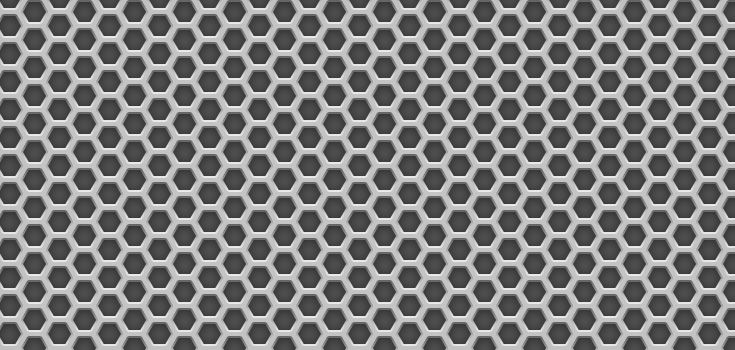
#> input picture TP2/images/metalgrid.jpg, 735 x 350 px
$ jupyter execute 'TP2 - Parte 2 - Gradientes.ipynb'   (shell and % lines are left out)
#> lines starting #> are read from the running program, lines starting #| are printed output that depends on the picture; after the words box and inside, x2 and y2 are one past the last pixel; in counts of white or black regions, pixels touching at a corner belong together
# TP 2
## Parte 2 - Gradientes

Para la imagen suministrada “metal grid”.
Implementar un algoritmo que
1. Calcule los gradientes en la imagen (dirección y módulo)
2. Muestre imágenes de ángulo y módulo
3. Marque con colores las direcciones de gradientes más representativos.

[cell 1]
import numpy as np
import cv2 as cv
import matplotlib
import matplotlib.pyplot as plt

import glob

matplotlib.rcParams['figure.figsize'] = (9.0, 9.0)

[cell 2]
# Colores para los gradientes
ROJO  = [255,0,0]
VERDE = [0,255,0]
AZUL  = [0,0,255]
MAGENTA = [255,0,255]
CYAN = [0,255,255]
AMARILLO = [255,255,0]

### Cálculo de gradientes

[cell 3]
img = cv.imread('images/metalgrid.jpg')
#> img is the input picture: shape (350, 735, 3); min 38, max 250, mean 125.4
gray = cv.cvtColor(img, cv.COLOR_BGR2GRAY)


# Suavizado Gaussiano
blur = cv.GaussianBlur(gray,(5,5),0)

# Gradientes

# Aplicamos Sobelx en 'float32' y luego convertimos de nuevo a 8-bit para evitar overflow
sobelx_64 = cv.Sobel(blur,cv.CV_32F,1,0,ksize=3)
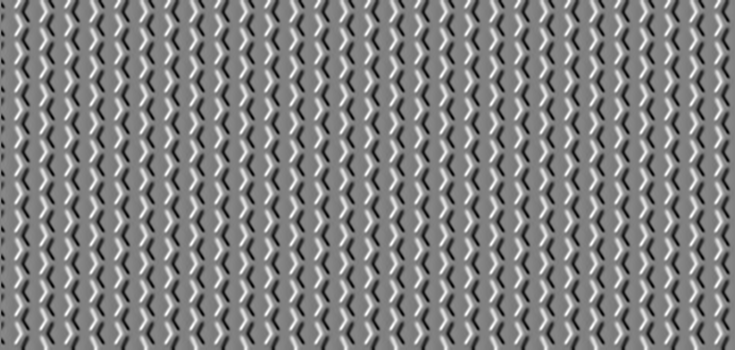
#> sobelx_64: shape (350, 735) float32; min -328, max 320, mean -0.3; drawn with min black and max white
absx_64 = np.absolute(sobelx_64)
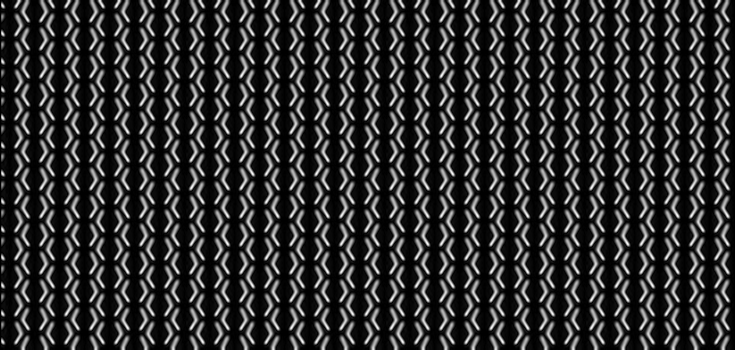
#> absx_64: shape (350, 735) float32; min 0, max 328, mean 65.9; drawn with min black and max white
sobelx_8u1 = absx_64/absx_64.max()*255
sobelx_8u = np.uint8(sobelx_8u1)

# Lo mismo para Sobely
sobely_64 = cv.Sobel(blur,cv.CV_32F,0,1,ksize=3)
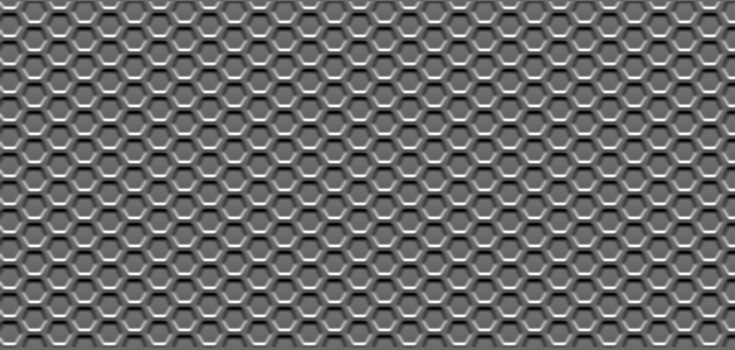
#> sobely_64: shape (350, 735) float32; min -291, max 415, mean 0.5; drawn with min black and max white
absy_64 = np.absolute(sobely_64)
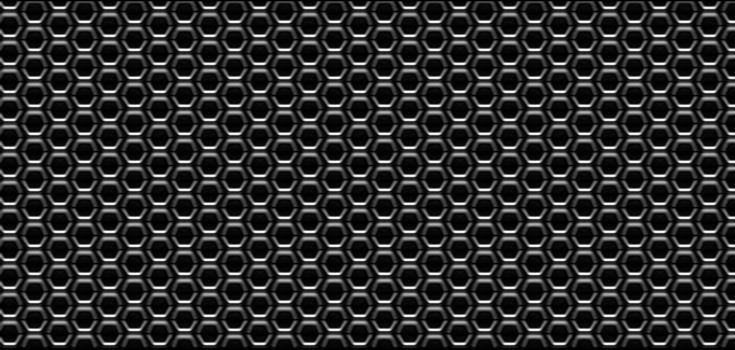
#> absy_64: shape (350, 735) float32; min 0, max 415, mean 75.3; drawn with min black and max white
sobely_8u1 = absy_64/absy_64.max()*255
sobely_8u = np.uint8(sobely_8u1)

# Calculamos la Magnitud y la pasamos a 8-bit
mag = np.hypot(sobelx_8u, sobely_8u)
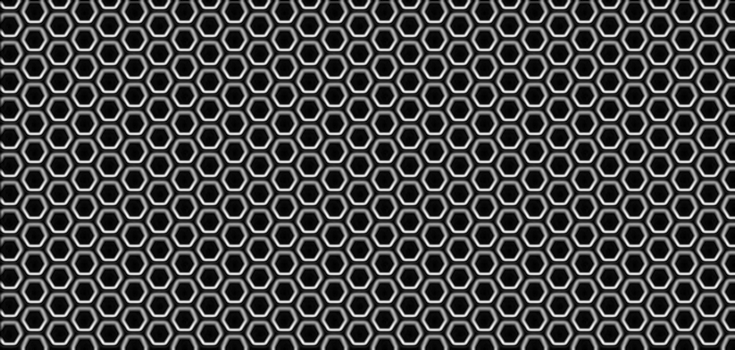
#> mag: shape (350, 735) float16; min 0, max 282.2, mean 78; drawn with min black and max white
mag = mag/mag.max()*255
mag = np.uint8(mag)

# Encontramos la Dirección y la pasamos a grados
theta = np.arctan2(sobely_64, sobelx_64)
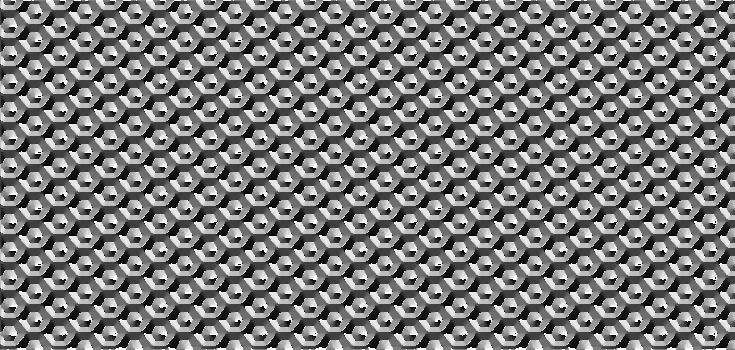
#> theta: shape (350, 735) float32; min -3.14, max 3.14, mean -0.104; drawn with min black and max white
angle = np.rad2deg(theta)

# Supresión de no-máximos e identificación de gradientes por color

# Encontramos los píxels vecinos (b,c) en la dirección (redondeadea) del gradiente y aplicamos la supresión de no-máximos
# Además construimos una matriz para identificar los gradientes por color
M, N = mag.shape
#> M = 350; N = 735
Non_max = np.zeros((M,N), dtype= np.uint8)       # matriz de no-máximos
img_grad = np.zeros((M,N,3), dtype= np.uint8)    # matriz para identificar distintos gradientes por color

for i in range(1,M-1):
    for j in range(1,N-1):
       # Horizontal 0
        if (0 <= angle[i,j] < 22.5) or (157.5 <= angle[i,j] <= 180) or (-22.5 <= angle[i,j] < 0) or (-180 <= angle[i,j] < -157.5):
            b = mag[i, j+1]
            c = mag[i, j-1]
        # Diagonal 45
        elif (22.5 <= angle[i,j] < 67.5):
            b = mag[i+1, j+1]
            c = mag[i-1, j-1]
            img_grad[i,j] = ROJO
        elif (-157.5 <= angle[i,j] < -112.5):
            b = mag[i+1, j+1]
            c = mag[i-1, j-1]
            img_grad[i,j] = VERDE
        # Vertical 90
        elif (67.5 <= angle[i,j] < 112.5):
            b = mag[i+1, j]
            c = mag[i-1, j]
            img_grad[i,j] = AZUL
        elif (-112.5 <= angle[i,j] < -67.5):
            b = mag[i+1, j]
            c = mag[i-1, j]
            img_grad[i,j] = MAGENTA
        # Diagonal 135
        elif (112.5 <= angle[i,j] < 157.5):
            b = mag[i+1, j-1]
            c = mag[i-1, j+1]
            img_grad[i,j] = CYAN
        elif (-67.5 <= angle[i,j] < -22.5):
            b = mag[i+1, j-1]
            c = mag[i-1, j+1]
            img_grad[i,j] = AMARILLO

        # Supresión de no-máximos
        if (mag[i,j] >= b) and (mag[i,j] >= c):
            Non_max[i,j] = mag[i,j]
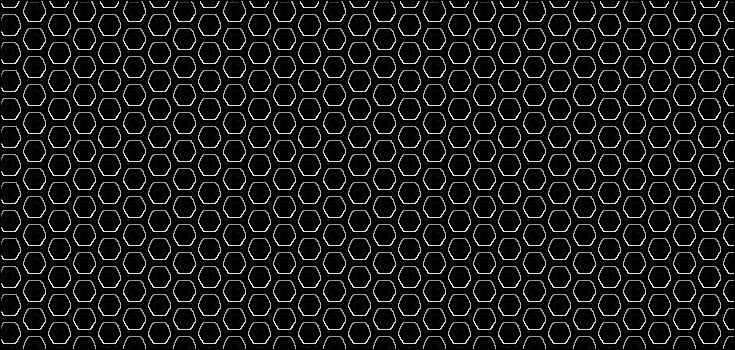
#> Non_max: shape (350, 735); min 0, max 255, mean 24.6
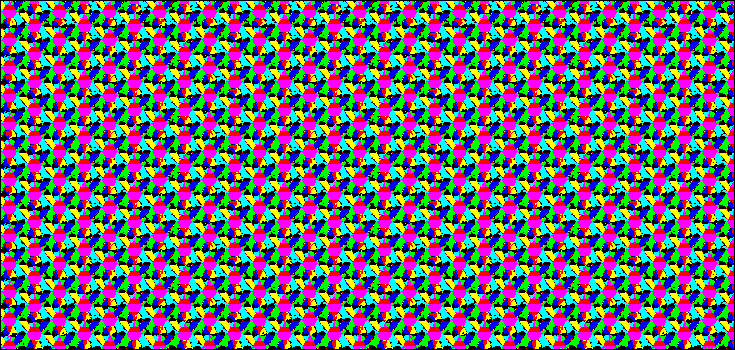
#> img_grad: shape (350, 735, 3); mean of channels 0, 1, 2 110.8, 105.2, 107.2; drawn as B, G, R

# Umbralizado por histéresis
UmbralAlto = 21
UmbralBajo = 15

M, N = Non_max.shape
out = np.zeros((M,N), dtype= np.uint8)

# Si la intensidad de un borde es mayor a 'UmbralAlto' es seguro un umbral, debajo de 'UmbralBajo' seguro no es
strong_i, strong_j = np.where(Non_max >= UmbralAlto)
zeros_i, zeros_j = np.where(Non_max < UmbralBajo)

# Bordes débiles
weak_i, weak_j = np.where((Non_max <= UmbralAlto) & (Non_max >= UmbralBajo))
#> weak_i = 1773 values from 7 to 348; weak_j = 1773 values, max 726 at index 125, min 1 at index 21, mean 372

# Los gradientes que me interesa colorear son únicamente los representativos (fuertes)
img_grad[weak_i, weak_j] = [0,0,0]
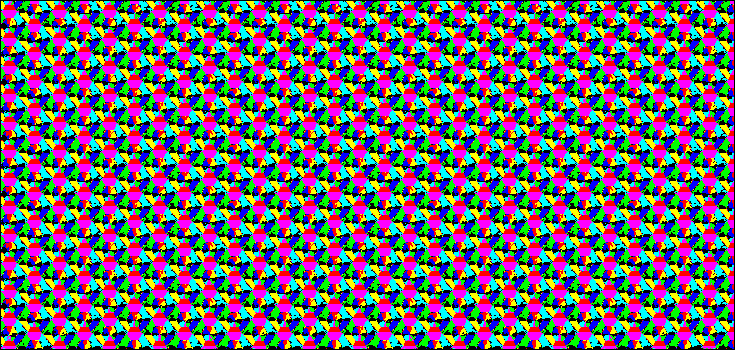
#> img_grad: shape (350, 735, 3); 0.46% of pixels changed, all inside (x1, y1, x2, y2) = (1, 9, 727, 347); drawn as B, G, R
img_grad[zeros_i, zeros_j] = [0,0,0]
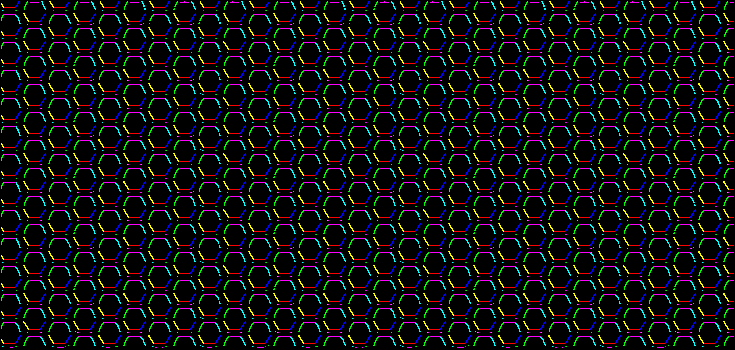
#> img_grad: shape (350, 735, 3); mean of channels 0, 1, 2 15.6, 16, 14.3; drawn as B, G, R
